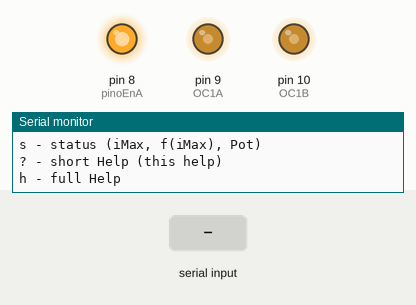
A sketch run on a simulated Arduino Uno, built with avr-gcc and run on an emulated ATmega328P. Parts: output pins drawn as LEDs (lit = HIGH), the last lines printed to the serial monitor. The inputs (shaded band) are chosen by the test bench.

Above: at 1.2 s.
1.3 s: "o90\n" received over Serial
At 1.8 s:
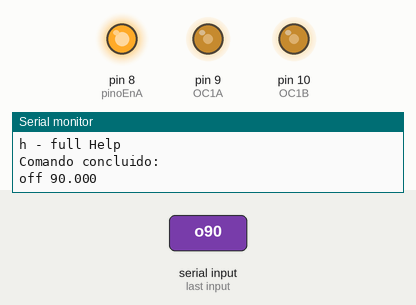
2.8 s: byte 112 ('p') received over Serial
At 3.4 s:
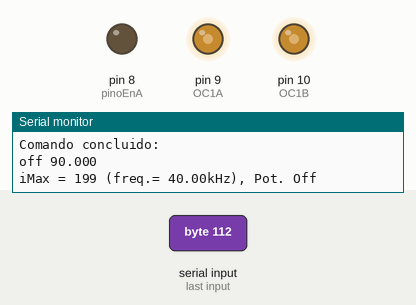
Timing chart, 0 to 5.8 s (numbered marks = the images above; inputs shaded):
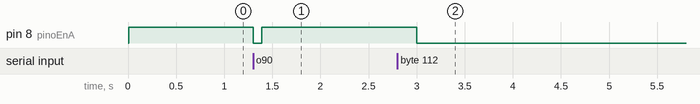

Measured:
- after the input at 1.3 s, pin 8 (pinoEnA): HIGH → LOW at once, → HIGH 0.09 s later
- after the input at 2.8 s, pin 8 (pinoEnA): HIGH → LOW after 0.20 s

The sketch:

LevitadorElementar_UNO_Nano.ino
```cpp
// Controlador de Levitador Elementar - UNO / Nano
// Parte do projeto Experimento com Levitadores
// https://sites.google.com/usp.br/explev

// A frequencia, f, sera 16000kHz/(2*(iMax+1)), pois
// o clock do Arduino UNO/Nano eh 16MHz (=16000kHz)
// e o contador comeca em zero e inverte a polaridade
// da saida quando atinge iMax, de modo que o periodo
// do sinal de saida corresponde a duas inversoes que
// ocorrem a cada iMax+1 clocks. Para calcular o iMax
// para uma dada frequencia usar iMax=(8000kHz/f)-1
// Com emissores de f=40kHz, usar iMax=199
// Com emissores de f=25kHz, usar iMax=319
int iMax = 199; // para f=40kHz
//int iMax = 319; // para f=25kHz

// define o pino digital que controlará a alimentacao
// dos emissores (o sinal de EnA da ponte-H).
// So nao pode ser um dos pinos do Timer1 (9 e 10)
// nem os pinos de comunicacao serial (0 e 1)
byte pinoEnA = 8;

// Parametros iniciais
bool potenciaAtual = true;

void setup() {
  Serial.begin(250000);
  Serial.println( F("Controlador Elementar - ExpLev") );
  Serial.println( F("versão 1.0") );
  expLevShowHelp(0);
  Serial.setTimeout( 200 );
  expLevConfiguraTimer1();
  pinMode( pinoEnA, OUTPUT );
  digitalWrite( pinoEnA, potenciaAtual );
}

void loop() {
  if (Serial.available()){
    char proxChar = Serial.read();
    if (proxChar==10 || proxChar==13 ||
    proxChar==32 || proxChar==','){
      // Nada a fazer, sao caracteres a serem ignorados
    }else if ( proxChar=='p' || proxChar=='P'){
      int valor = Serial.parseInt();
      if (valor>=0 && valor<=1){
        if (valor==0){
          potenciaAtual=false;
        }else if(valor==1){
          potenciaAtual=true;
        }
        digitalWrite( pinoEnA, potenciaAtual );
        expLevShowHelp(-1);
      }else{
        Serial.println( F("Opcao invalida") );
      }
    }else if ( proxChar=='o' || proxChar=='O' ){
      float Dt = Serial.parseFloat();
      if (Dt>0){
        expLevComandoO(Dt);
      }else{
        Serial.println( F("Opcao invalida") );
      }
    }else if( proxChar=='c' || proxChar=='C' ){
      long nRep = Serial.parseInt();
      float DtRep = Serial.parseFloat();
      float Dt1 = Serial.parseFloat();
      if ( nRep>0 && DtRep>0 && Dt1>0 && DtRep>Dt1 ){
        expLevComandoC(nRep, DtRep, Dt1);
      }else{
        Serial.println( F("Opcao invalida: ") );
      }
    }else if( proxChar=='s' || proxChar=='S' ){
      expLevShowHelp(-1);
    }else if( proxChar=='?' ){
      expLevShowHelp(0);
    }else if( proxChar=='h' || proxChar=='H' ){
      expLevShowHelp(1);
    }else if( proxChar=='i' || proxChar=='I' ){
      int newIMax = Serial.parseInt();
      if (newIMax>100){
        iMax = newIMax;
        expLevConfiguraTimer1();
        expLevShowHelp(-1);
      }
    }else{
      Serial.print( F("Comando invalido: ") );
      Serial.println( proxChar );
    }
  }
}


void expLevConfiguraTimer1(){
  // Definir os pinos associados aos comparadores como output
  pinMode( 9, OUTPUT ); // OC1A = 9
  pinMode( 10, OUTPUT ); // OC1B = 10

  // Parar os os timers 0 e 1 do Arduino
  GTCCR = 0b10000001; // na base decimal é 129

  // Definir o timer 1 como CTC com TOP no OCR1A
  // Definir o prescaler do Timer 1 para 1
  TCCR1A = 0b01010000; // 80
  TCCR1B = 0b00001001; // 9

  // Definir os OCR1A e OCR1B para iMax
  OCR1A = iMax;
  OCR1B = iMax;

  // Forçar que o OC1B tenha fase oposta ao OC1A
  if (digitalRead(9)==digitalRead(10)){
    TCCR1C = 0b01000000;  // 64
    //utiliza o Force Output Compare FOC1B
  }

  // Reinicia os Timers
  GTCCR=0;
}

void expLevComandoO( float Dt ){
  unsigned long tInicio = micros();
  digitalWrite( pinoEnA, LOW );
  unsigned long tFinal = tInicio + Dt*1000UL;
  while( micros()<tFinal ){}
  digitalWrite( pinoEnA, potenciaAtual );
  Serial.println( F("Comando concluido:") );
  Serial.print( "off " );
  Serial.println( Dt, 3 );
}

void expLevComandoC( long nRep, float DtRep, float Dt1 ){
  unsigned long tInicio;
  unsigned long tInicioCiclo=micros();
  for (long n=0; n<nRep; n++){
    tInicio = micros();
    digitalWrite( pinoEnA, LOW );
    unsigned long tFinal = tInicio + Dt1*1000UL;
    while( micros()<tFinal ){}
    digitalWrite( pinoEnA, potenciaAtual );
    unsigned long tFinalCiclo = tInicioCiclo + DtRep*(n+1)*1000UL;
    while( micros()<tFinalCiclo ){}
  }
  Serial.println( F("Comando concluido:") );
  Serial.print( "cycles " );
  Serial.print( nRep );
  Serial.print( ", " );
  Serial.print( DtRep, 3 );
  Serial.print( ", " );
  Serial.println( Dt1, 3 );
}

void expLevShowHelp(int tipo){
  if (tipo<=0){
    Serial.print( "iMax = " );
    Serial.print( iMax );
    Serial.print( " (freq.= " );
    Serial.print( 8000.0/(iMax+1) );
    Serial.print( "kHz)" );
    Serial.print( ", Pot. " );
    Serial.println( potenciaAtual? "On" : "Off" );
  }
  if (tipo>=0){
    if (tipo==0){
      Serial.println( F("Commands:") );
      Serial.println( F("p# - set pot to # (# = 0 or 1)" ) );
      Serial.println( F("o# - off #ms" ) );
      Serial.println( F("c$,@,# - $ cycles in each @ms of o# command" ) );
      Serial.println( F("i# - set iMax to # [freq=16000/(2*(iMax+1)) kHz]" ) );
      Serial.println( F("s - status (iMax, f(iMax), Pot)" ) );
      Serial.println( F("? - short Help (this help)" ) );
      Serial.println( F("h - full Help" ) );
    }else{
      Serial.println( F("Comandos validos:") );
      Serial.println( F("p0 ou p1 -> Desliga (p0) ou liga (p1)") );
      Serial.println( F("      os emissores. Para exp. de queda") );
      Serial.println( F("o# -> Desliga os emissores por # ms.") );
      Serial.println( F("      Para exp. de oscilacoes amortecidas") );
      Serial.println( F("      (# um numero >0.0)") );
      Serial.println( F("c$,@,# -> faz $ repeticoes, a cada @ ms,") );
      Serial.println( F("      do comando o# (desligar por #ms") );
      Serial.println( F("      Para exp. de oscilacoes forcadas") );
      Serial.println( F("      ($ um numero inteiro >0)") );
      Serial.println( F("      (@ e # numeros >0.0, com @>#)") );
      Serial.println( F("i# -> Define iMax em # ciclos de clock") );
      Serial.println( F("      A frequencia sera 8MHz/(iMax+1)") );
      Serial.println( F("s   -> Mostra configuracoes (iMax, freq., Pot)" ) );
      Serial.println( F("?   -> Lembrete dos comandos" ) );
      Serial.println( F("h   -> Ajuda completa (esta ajuda)" ) );
    }
  }
}
```
